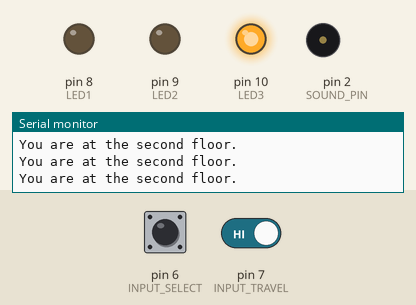
Simulated run of this sketch. Board: Arduino Uno, built with avr-gcc and run on an emulated ATmega328P. Shown: output pins drawn as LEDs (lit = HIGH), buzzer (waves = sounding), the last lines printed to the serial monitor. Dashed ring = blinking. The inputs (shaded band) are chosen by the test bench; at power-on: pin 7 (INPUT_TRAVEL) HIGH, pin 6 (INPUT_SELECT) HIGH.

Above: at 4.8 s.
4.9 s: pin 7 (INPUT_TRAVEL) driven LOW
At 6.15 s:
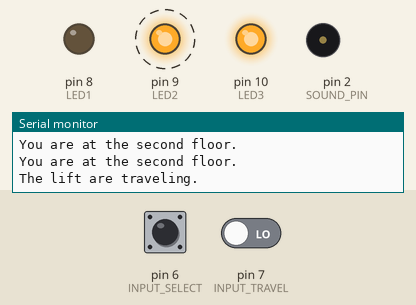
8.4 s: pin 6 (INPUT_SELECT) pulled LOW for 2.35 s
At 8.52 s:
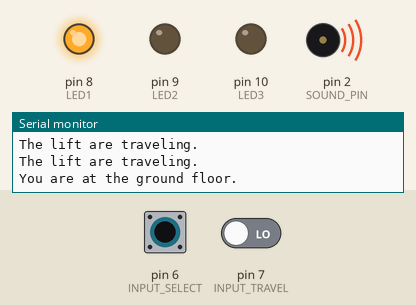
12.2 s: pin 7 (INPUT_TRAVEL) driven HIGH
At 12.72 s:
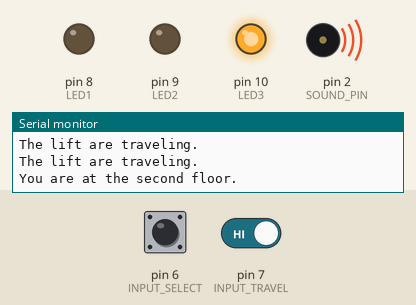
15.7 s: pin 6 (INPUT_SELECT) pulled LOW for 2.35 s
At 17.9 s:
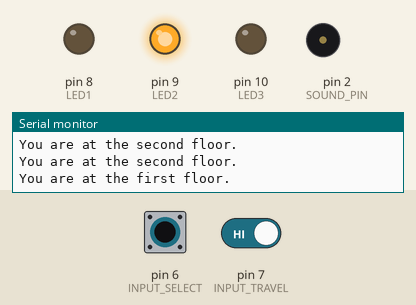
Timing chart, 0 to 20.5 s (numbered marks = the images above; inputs shaded):
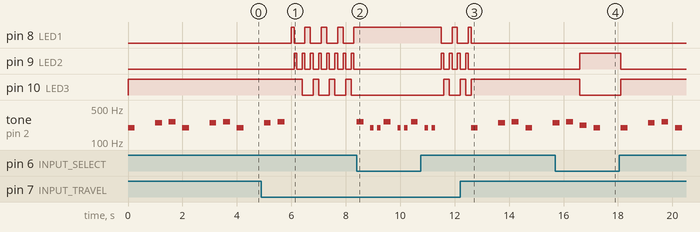

The sketch:

simple_elevator.ino
```cpp
const int  LED1 = 8;
const int  LED2 = 9;
const int  LED3 = 10;

#define INPUT_TRAVEL 7
int Button_Travel = 0; // the button can be toggled later
#define INPUT_SELECT 6
int Button_Select = 0; // the button can be toggled later

int timer = 100;
int ledCount = 3;
int ledPins[] = {LED1,LED2,LED3};

#define SOUND_PIN 2 // the pin for buzzer
#define NOTE_B0  31
#define NOTE_C1  33
#define NOTE_CS1 35
#define NOTE_D1  37
#define NOTE_DS1 39
#define NOTE_E1  41
#define NOTE_F1  44
#define NOTE_FS1 46
#define NOTE_G1  49
#define NOTE_GS1 52
#define NOTE_A1  55
#define NOTE_AS1 58
#define NOTE_B1  62
#define NOTE_C2  65
#define NOTE_CS2 69
#define NOTE_D2  73
#define NOTE_DS2 78
#define NOTE_E2  82
#define NOTE_F2  87
#define NOTE_FS2 93
#define NOTE_G2  98
#define NOTE_GS2 104
#define NOTE_A2  110
#define NOTE_AS2 117
#define NOTE_B2  123
#define NOTE_C3  131
#define NOTE_CS3 139
#define NOTE_D3  147
#define NOTE_DS3 156
#define NOTE_E3  165
#define NOTE_F3  175
#define NOTE_FS3 185
#define NOTE_G3  196
#define NOTE_GS3 208
#define NOTE_A3  220
#define NOTE_AS3 233
#define NOTE_B3  247
#define NOTE_C4  262
#define NOTE_CS4 277
#define NOTE_D4  294
#define NOTE_DS4 311
#define NOTE_E4  330
#define NOTE_F4  349
#define NOTE_FS4 370
#define NOTE_G4  392
#define NOTE_GS4 415
#define NOTE_A4  440
#define NOTE_AS4 466
#define NOTE_B4  494
#define NOTE_C5  523
#define NOTE_CS5 554
#define NOTE_D5  587
#define NOTE_DS5 622
#define NOTE_E5  659
#define NOTE_F5  698
#define NOTE_FS5 740
#define NOTE_G5  784
#define NOTE_GS5 831
#define NOTE_A5  880
#define NOTE_AS5 932
#define NOTE_B5  988
#define NOTE_C6  1047
#define NOTE_CS6 1109
#define NOTE_D6  1175
#define NOTE_DS6 1245
#define NOTE_E6  1319
#define NOTE_F6  1397
#define NOTE_FS6 1480
#define NOTE_G6  1568
#define NOTE_GS6 1661
#define NOTE_A6  1760
#define NOTE_AS6 1865
#define NOTE_B6  1976
#define NOTE_C7  2093
#define NOTE_CS7 2217
#define NOTE_D7  2349
#define NOTE_DS7 2489
#define NOTE_E7  2637
#define NOTE_F7  2794
#define NOTE_FS7 2960
#define NOTE_G7  3136
#define NOTE_GS7 3322
#define NOTE_A7  3520
#define NOTE_AS7 3729
#define NOTE_B7  3951
#define NOTE_C8  4186
#define NOTE_CS8 4435
#define NOTE_D8  4699
#define NOTE_DS8 4978

int melody[] = {NOTE_C4, NOTE_G3, NOTE_G3, NOTE_A3, NOTE_G3, 0, NOTE_B3, NOTE_C4};
int tempi[] = {4, 8, 8, 4, 4, 4, 4, 4};

void setup() {
  Serial.begin(9600); // initial the serial port
  pinMode(LED1, OUTPUT); // F0
  pinMode(LED2, OUTPUT); // F1
  pinMode(LED3, OUTPUT); // F2
  pinMode(SOUND_PIN, OUTPUT);
  pinMode(INPUT_TRAVEL, INPUT); // for travelling between floors
  pinMode(INPUT_SELECT, INPUT); // for stopping at each floor
}

void loop() {
  Button_Travel = digitalRead(INPUT_TRAVEL);
  Button_Select = digitalRead(INPUT_SELECT);

  if (Button_Travel == LOW && Button_Select == LOW) {         // the lift stops by F0
    digitalWrite(LED1, HIGH);
    digitalWrite(LED2, LOW);
    digitalWrite(LED3, LOW);
    Serial.println("You are at the ground floor.");
    s1();
  }
  else if (Button_Travel == HIGH && Button_Select == LOW) {   // the lift stops by F1
    digitalWrite(LED1, LOW);
    digitalWrite(LED2, HIGH);
    digitalWrite(LED3, LOW);
    Serial.println("You are at the first floor.");
    s2();
  }
  else if (Button_Travel == HIGH && Button_Select == HIGH) {  // the lift stops by F2
    digitalWrite(LED1, LOW);
    digitalWrite(LED2, LOW);
    digitalWrite(LED3, HIGH);
    Serial.println("You are at the second floor.");
    s3();
  }
  else if (Button_Travel == LOW && Button_Select == HIGH) {   // the lift travels between F0, F1 and F2
    Serial.println("The lift are traveling.");
    for (int thisPin = 0; thisPin < ledCount; thisPin++) {
    digitalWrite(ledPins[thisPin], HIGH);
    delay(timer);
    digitalWrite(ledPins[thisPin], LOW);
    }
    for (int thisPin = ledCount - 1; thisPin >= 0; thisPin--) {
    digitalWrite(ledPins[thisPin], HIGH);
    delay(timer);
    digitalWrite(ledPins[thisPin], LOW);
    }
  }
}


// the beeping sounds for each floor, no sound when travelling between floors
void s1() {
 if (Button_Travel == LOW && Button_Select == LOW) {
    for (int thisNote = 0; thisNote < 3; thisNote++) {
      int tempo = 1000 /tempi[thisNote];
    tone(SOUND_PIN, melody[thisNote], tempo);
    int pauseBetweenNotes = tempo * 2;
    delay(pauseBetweenNotes);
    noTone(SOUND_PIN);
    }
 }
}

void s2() {
 if (Button_Travel == HIGH && Button_Select == LOW) {
    for (int thisNote = 3; thisNote < 6; thisNote++) {
      int tempo = 1000 /tempi[thisNote];
    tone(SOUND_PIN, melody[thisNote], tempo);
    int pauseBetweenNotes = tempo * 2;
    delay(pauseBetweenNotes);
    noTone(SOUND_PIN);
    }
 }
}


void s3() {
 if (Button_Travel == HIGH && Button_Select == HIGH) {
    for (int thisNote = 4; thisNote < 8; thisNote++) {
      int tempo = 1000 /tempi[thisNote];
    tone(SOUND_PIN, melody[thisNote], tempo);
    int pauseBetweenNotes = tempo * 2;
    delay(pauseBetweenNotes);
    noTone(SOUND_PIN);
    }
 }
}
```

Measured:
- after the input at 4.9 s, pin 8 (LED1): LOW → HIGH after 1.1 s, then repeats every 0.60 s: LOW 0.40 s, HIGH 0.20 s; pin 9 (LED2): alternates HIGH for 0.10 s and LOW for 0.20 s, starting after 1.2 s; pin 10 (LED3): alternates HIGH for 0.20 s and LOW for 0.40 s, starting after 1.5 s; tone on pin 2 (SOUND_PIN): goes on until 5.8 s, then stays silent
- after the input at 8.4 s, tone on pin 2 (SOUND_PIN): silent → 262 Hz at once, then repeats every 1.0 s: silent 0.25 s, 2 × (196 Hz 0.13 s, silent 0.13 s), 262 Hz 0.25 s
- after the input at 12.2 s, pin 9 (LED2): goes on until 12.5 s, then stays LOW; tone on pin 2 (SOUND_PIN): plays 196 Hz for 0.25 s, 247 Hz for 0.25 s, 262 Hz for 0.25 s, 196 Hz for 0.25 s, 247 Hz for 0.09 s, starting after 0.40 s
- after the input at 15.7 s, pin 9 (LED2): LOW → HIGH after 0.91 s, → LOW 1.5 s later; pin 10 (LED3): HIGH → LOW after 0.91 s, → HIGH 1.5 s later
- by itself, tone on pin 2 (SOUND_PIN): repeats every 2.0 s: silent 0.75 s, 247 Hz 0.25 s, silent 0.25 s, 262 Hz 0.25 s, silent 0.25 s, 196 Hz 0.25 s
